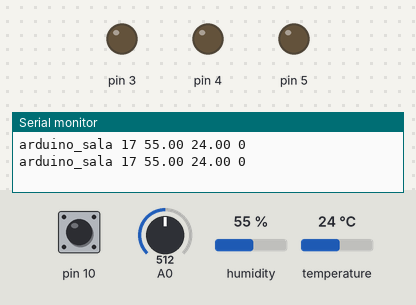
Recording of a sketch running on a simulated Arduino Uno, built with avr-gcc and run on an emulated ATmega328P. Shown: output pins drawn as LEDs (lit = HIGH), the last lines printed to the serial monitor. The test bench sets the inputs (shaded band); at power-on: pin 10 HIGH, A0 = 512, humidity 55 %, temperature 24 °C.

Above: at 2.8 s.
2.9 s: pin 10 pulled LOW for 2.35 s
At 5.2 s:
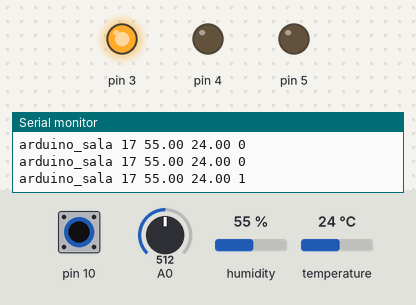
8.1 s: pin 10 driven LOW
At 8.77 s:
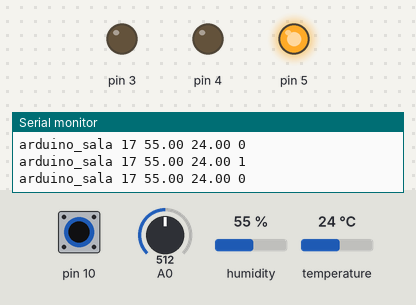
14.1 s: A0 set to 421
17.6 s: A0 set to 392
At 19.2 s:
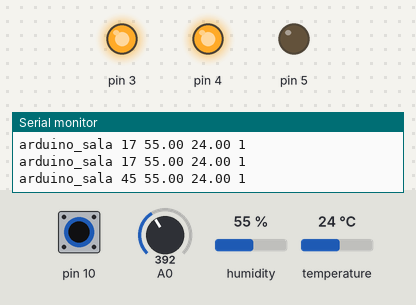
23.4 s: A0 set to 511
At 27.01 s:
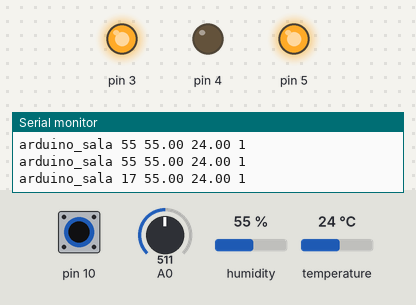
28.6 s: A0 set to 306
At 32.23 s:
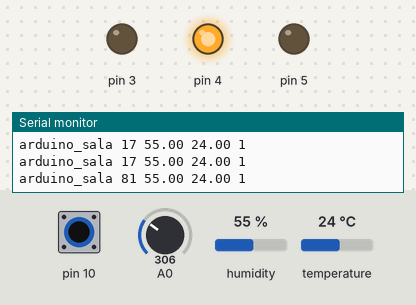
Timing chart, 0 to 34.8 s (numbered marks = the images above; inputs shaded):
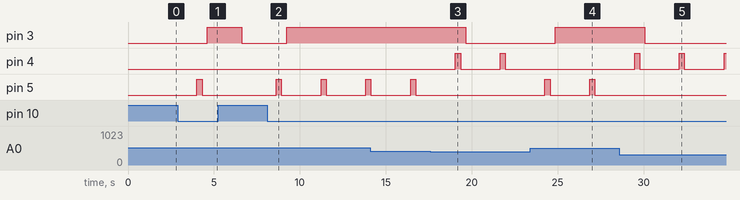

Measured:
- the behaviour switches between 409 and 408 on A0 (found by bisection; images 2 and 3)
- after the input at 2.9 s, pin 3: LOW → HIGH after 1.7 s, → LOW 2.0 s later; pin 5: LOW → HIGH after 1.1 s, → LOW 0.30 s later
- after the input at 8.1 s, pin 3: LOW → HIGH after 1.1 s; pin 5: alternates HIGH for 0.30 s and LOW for 2.3 s, starting after 0.53 s
- after the input at 17.6 s, pin 3: HIGH → LOW after 2.1 s; pin 4: alternates HIGH for 0.30 s and LOW for 2.3 s, starting after 1.5 s; pin 5: stops changing and stays LOW
- after the input at 23.4 s, pin 3: LOW → HIGH after 1.5 s; pin 4: stops changing and stays LOW; pin 5: alternates HIGH for 0.30 s and LOW for 2.3 s, starting after 0.86 s
- after the input at 28.6 s, pin 3: HIGH → LOW after 1.5 s; pin 4: alternates HIGH for 0.30 s and LOW for 2.3 s, starting after 0.88 s; pin 5: stops changing and stays LOW

The sketch:

more_sensors.ino
```cpp
#include "DHT.h"
#define DHTTYPE DHT22
int DHTPin = 7;
DHT dht(DHTPin, DHTTYPE);
struct Valores{
  int value;
  int existencia;
};
 int sensornivel = 10;
void setup() {
  // put your setup code here, to run once:
Serial.begin(115200);
pinMode(4, OUTPUT);
pinMode(5, OUTPUT);
pinMode(3, OUTPUT);
pinMode(10, INPUT_PULLUP);
dht.begin();
}

void loop() {
  // put your main code here, to run repeatedly:
Valores humedad_suelo = suelo();
float humedad_amb = dht.readHumidity();
float temperatura_amb = dht. readTemperature();
Serial.println("arduino_sala " + String(humedad_suelo.value) + " " + String(humedad_amb) + " " + String(temperatura_amb) + " "+ String(humedad_suelo.existencia));
delay(2000);
}

Valores suelo(){
Valores valores;
int min_dry = 248;
int max_dry = 568;
int sensor = analogRead(A0);
valores.value = (max_dry - sensor)*100/(max_dry - min_dry);
int sensornivel = digitalRead(10);
if (sensornivel !=0){
  digitalWrite(3, LOW); // motor off
  valores.existencia = 0; // no hay agua en la maceta
}
else if (valores.value <50){
    digitalWrite(5,HIGH);
    delay(300);
    digitalWrite(5,LOW);
    delay(300);
    digitalWrite(3, HIGH); //motor en valor 1 es q esta encendido
    valores.existencia = 1; // hay agua en la maceta
}else{
    digitalWrite(4, HIGH);
    delay(300);
    digitalWrite(4,LOW);
    delay(300);
    digitalWrite(3,LOW);// motor apagado
    valores.existencia = 1;
}
return valores;
}
```
